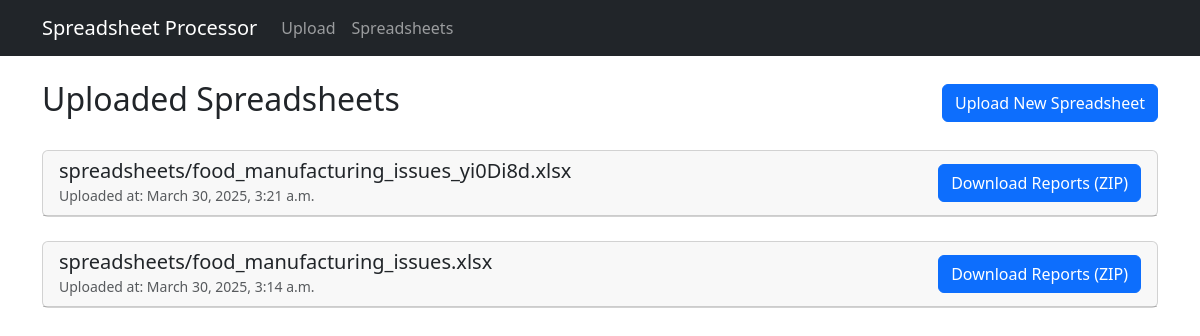
/spreadsheets/, run on an earlier commit of the app's database.
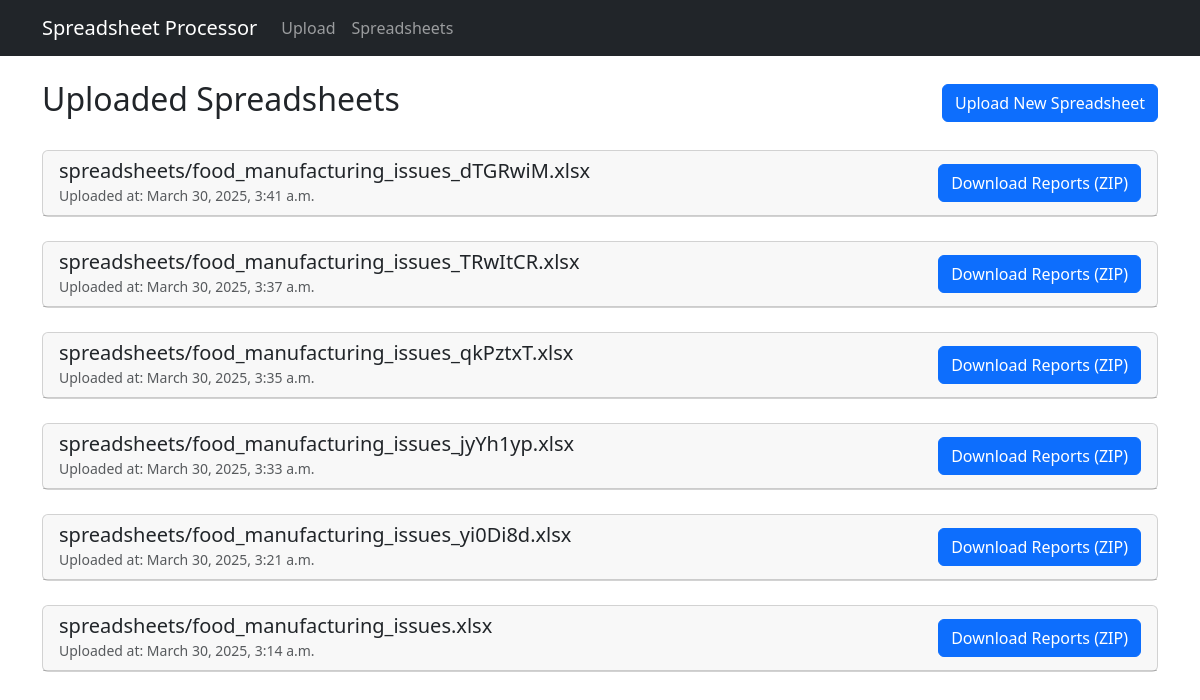
And on a later commit of the database.
### spreadsheet_processor/models.py (models this page shows, shortened)
class Spreadsheet(models.Model):
    file = models.FileField(upload_to='spreadsheets/')
    uploaded_at = models.DateTimeField(default=timezone.now)
    processed = models.BooleanField(default=False)

### spreadsheet_processor/views.py (the view)
# urls.py: path('spreadsheets/', views.SpreadsheetListView.as_view(), name='spreadsheet_list'),
class SpreadsheetListView(ListView):
    model = Spreadsheet
    template_name = 'spreadsheet_processor/spreadsheet_list.html'
    context_object_name = 'spreadsheets'
    ordering = ['-uploaded_at']

### spreadsheet_processor/templates/spreadsheet_processor/spreadsheet_list.html (shortened to what this page needs)
{% extends 'spreadsheet_processor/base.html' %}
{% load static %}
{% block content %}
<div class="row">
    <div class="col-12">
        <div class="d-flex justify-content-between align-items-center mb-4">
            <h2>Uploaded Spreadsheets</h2>
            <a href="{% url 'upload_spreadsheet' %}" class="btn btn-primary">
                 Upload New Spreadsheet
            </a>
        </div>
        {% if spreadsheets %}
            {% for spreadsheet in spreadsheets %}
                <div class="card mb-4">
                    <div class="card-header d-flex justify-content-between align-items-center">
                        <div>
                            <h5 class="mb-0">{{ spreadsheet.file.name }}</h5>
                            <small class="text-muted">Uploaded at: {{ spreadsheet.uploaded_at|date:"F j, Y, g:i a" }}</small>
                        </div>
                        <form method="post" action="{% url 'download_spreadsheet_reports' spreadsheet.id %}">
                            <button type="submit" class="btn btn-primary">
                                 Download Reports (ZIP)
                            </button>
                        </form>
                    </div>
                </div>
            {% endfor %}
        {% else %}
            <div class="alert alert-info">
                No spreadsheets have been uploaded yet. Please upload a spreadsheet to get started.
            </div>
        {% endif %}
    </div>
</div>
{% endblock %}

What changed in the data, as far as the page shows it:
added Spreadsheet: file.name "spreadsheets/food_manufacturing_issues_dTGRwiM.xlsx", uploaded_at "March 30, 2025, 3:41 a.m."
added Spreadsheet: file.name "spreadsheets/food_manufacturing_issues_TRwItCR.xlsx", uploaded_at "March 30, 2025, 3:37 a.m."
added Spreadsheet: file.name "spreadsheets/food_manufacturing_issues_qkPztxT.xlsx", uploaded_at "March 30, 2025, 3:35 a.m."
added Spreadsheet: file.name "spreadsheets/food_manufacturing_issues_jyYh1yp.xlsx", uploaded_at "March 30, 2025, 3:33 a.m."
